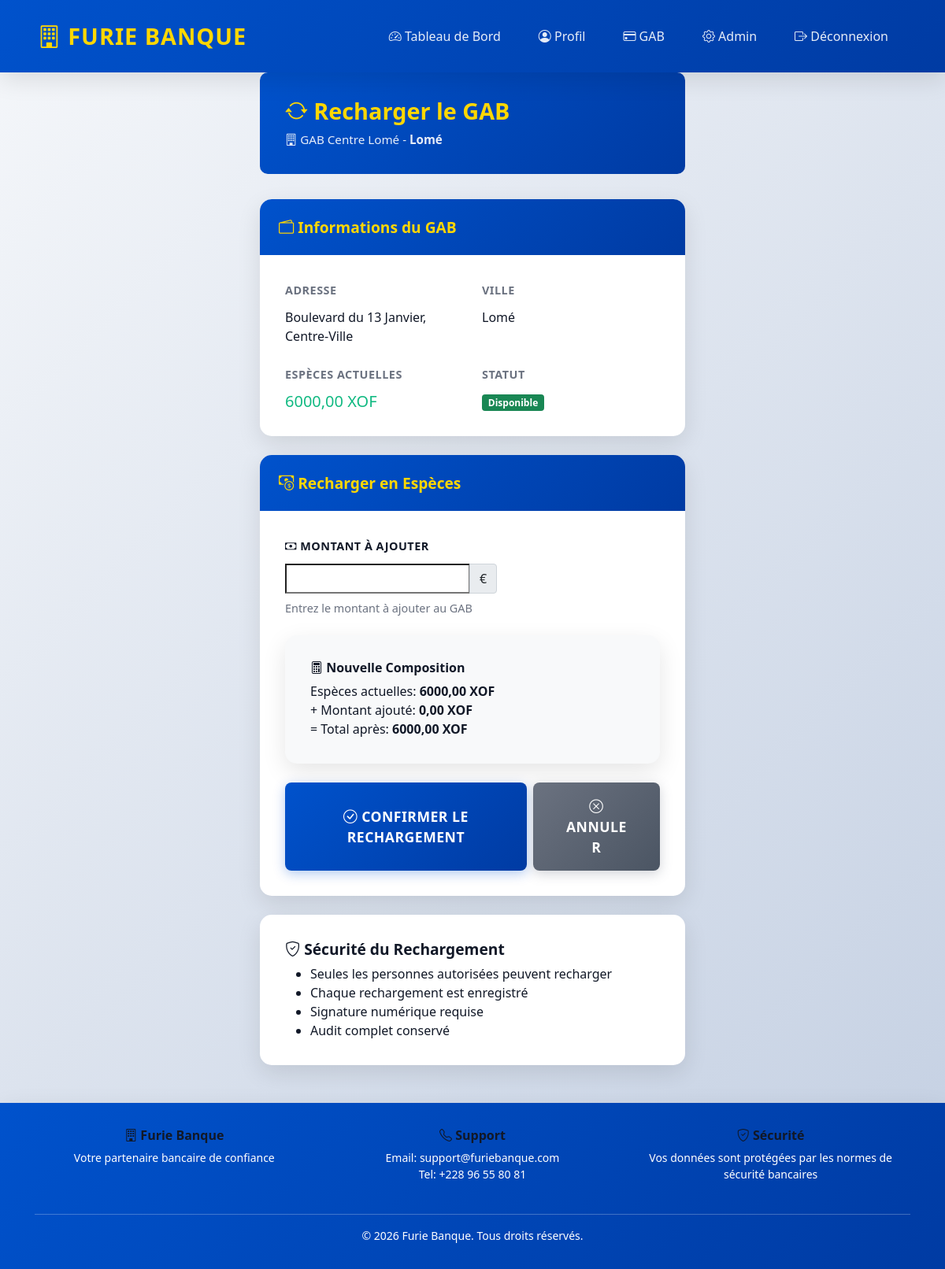
Page /atm/1/restock/ (signed in) on the committed database.
### atm/models.py (models this page shows, shortened)
class ATM(models.Model):
    STATUS_CHOICES = [
        ('available', 'Disponible'),
        ('maintenance', 'En maintenance'),
        ('out_of_service', 'Hors service'),
    ]
    name = models.CharField(max_length=100)
    address = models.TextField()
    city = models.CharField(max_length=100)
    latitude = models.DecimalField(max_digits=9, decimal_places=6, null=True, blank=True)
    longitude = models.DecimalField(max_digits=9, decimal_places=6, null=True, blank=True)
    status = models.CharField(max_length=15, choices=STATUS_CHOICES, default='available')
    cash_available = models.DecimalField(max_digits=15, decimal_places=2, default=Decimal('0.00'))
    max_withdrawal = models.DecimalField(max_digits=10, decimal_places=2, default=Decimal('500.00'))
    created_at = models.DateTimeField(auto_now_add=True)

### atm/views.py (the view)
# urls.py: path('<int:atm_id>/restock/', views.atm_restock, name='atm_restock'),
@login_required
@user_passes_test(lambda u: u.is_staff)
def atm_restock(request, atm_id):
    atm = get_object_or_404(ATM, id=atm_id)
    if request.method == 'POST':
        form = ATMRestockForm(request.POST)
        if form.is_valid():
            amount = form.cleaned_data['amount_added']
            with transaction.atomic():
                atm.cash_available += amount
                atm.save()
                ATMRestock.objects.create(
                    atm=atm,
                    amount_added=amount,
                    restocked_by=request.user.username
                )
            messages.success(request, f'Rechargement de {amount} € effectué.')
            return redirect('atm_list')
    else:
        form = ATMRestockForm()
    return render(request, 'atm/atm_restock.html', {'form': form, 'atm': atm})

### atm/forms.py
class ATMRestockForm(forms.Form):
    amount_added = forms.DecimalField(max_digits=10, decimal_places=2, min_value=0.01, label="Montant ajouté")

### atm/templates/atm/atm_restock.html (shortened to what this page needs)
{% extends 'core/base.html' %}
{% block content %}
<div class="row justify-content-center">
    <div class="col-lg-6">
        <div class="transaction-header">
            <h2><i class="bi bi-arrow-repeat"></i> Recharger le GAB</h2>
            <div class="account-info">
                <i class="bi bi-building"></i> {{ atm.name }} -
                <strong>{{ atm.city }}</strong>
            </div>
        </div>
        <div class="card">
            <div class="card-header">
                <h5 class="mb-0"><i class="bi bi-wallet2"></i> Informations du GAB</h5>
            </div>
            <div class="card-body">
                <div class="row mb-3">
                    <div class="col-sm-6">
                        <div class="mb-2">
                            <label class="form-label text-muted small">Adresse</label>
                            <p class="mb-0">{{ atm.address }}</p>
                        </div>
                    </div>
                    <div class="col-sm-6">
                        <div class="mb-2">
                            <label class="form-label text-muted small">Ville</label>
                            <p class="mb-0">{{ atm.city }}</p>
                        </div>
                    </div>
                </div>
                <div class="row">
                    <div class="col-sm-6">
                        <div class="mb-0">
                            <label class="form-label text-muted small">Espèces Actuelles</label>
                            <p class="mb-0 h5 text-success">{{ atm.cash_available|floatformat:2 }} XOF</p>
                        </div>
                    </div>
                    <div class="col-sm-6">
                        <div class="mb-0">
                            <label class="form-label text-muted small">Statut</label>
                            <p class="mb-0">
                                {% if atm.status == 'available' %}
                                    <span class="badge bg-success">Disponible</span>
                                {% elif atm.status == 'maintenance' %}
                                    <span class="badge bg-warning">En Maintenance</span>
                                {% else %}
                                    <span class="badge bg-danger">Hors Service</span>
                                {% endif %}
                            </p>
                        </div>
                    </div>
                </div>
            </div>
        </div>
        <div class="card mt-4">
            <div class="card-header">
                <h5 class="mb-0"><i class="bi bi-cash-coin"></i> Recharger en Espèces</h5>
            </div>
            <div class="card-body">
                <form method="post">
                    <div class="mb-4">
                        <label for="{{ form.amount_added.id_for_label }}" class="form-label">
                            <i class="bi bi-cash"></i> Montant à Ajouter
                        </label>
                        <div class="input-group">
                            {{ form.amount_added }}
                            <span class="input-group-text">€</span>
                        </div>
                        <div class="form-help-text mt-2">Entrez le montant à ajouter au GAB</div>
                    </div>
                    <div class="card bg-light mb-4">
                        <div class="card-body">
                            <h6 class="card-title"><i class="bi bi-calculator"></i> Nouvelle Composition</h6>
                            <p class="mb-0">
                                Espèces actuelles: <strong>{{ atm.cash_available|floatformat:2 }} XOF</strong><br>
                                + Montant ajouté: <strong id="amount">0,00 XOF</strong><br>
                                = Total après: <strong id="newTotal">{{ atm.cash_available|floatformat:2 }} XOF</strong>
                            </p>
                        </div>
                    </div>
                    <div class="d-flex gap-2">
                        <button type="submit" class="btn btn-primary btn-lg flex-grow-1">
                            <i class="bi bi-check-circle"></i> Confirmer le Rechargement
                        </button>
                        <a href="{% url 'atm_list' %}" class="btn btn-secondary btn-lg">
                            <i class="bi bi-x-circle"></i> Annuler
                        </a>
                    </div>
                </form>
            </div>
        </div>
        <div class="card mt-4">
            <div class="card-body">
                <h5 class="card-title"><i class="bi bi-shield-check"></i> Sécurité du Rechargement</h5>
                <ul class="mb-0">
                    <li>Seules les personnes autorisées peuvent recharger</li>
                    <li>Chaque rechargement est enregistré</li>
                    <li>Signature numérique requise</li>
                    <li>Audit complet conservé</li>
                </ul>
            </div>
        </div>
    </div>
</div>
{% endblock %}

### core/static/css/style.css (style rules this page uses)
:root { --primary: #0052CC; --primary-dark: #003BA3; --secondary: #FFD700; --accent: #00D4FF; --success: #10B981; --danger: #EF4444; --warning: #F59E0B; --dark: #1F2937; --light: #F9FAFB; --white: #FFFFFF; --text: #111827; --text-light: #6B7280; --border: #E5E7EB; --shadow: 0 10px 30px rgba(0, 0, 0, 0.1); --shadow-lg: 0 20px 50px rgba(0, 0, 0, 0.15); }
* { margin: 0; padding: 0; box-sizing: border-box; }
html { scroll-behavior: smooth; }
body { font-family: 'Segoe UI', Tahoma, Geneva, Verdana, sans-serif; color: var(--text); background: linear-gradient(135deg, #f5f7fa 0%, #c3cfe2 100%); min-height: 100vh; background-attachment: fixed; }
.card { border: none; border-radius: 15px; box-shadow: var(--shadow); overflow: hidden; animation: slideUp 0.6s ease-out; transition: all 0.3s ease; background: var(--white); }
.card-header { background: linear-gradient(135deg, var(--primary) 0%, var(--primary-dark) 100%); color: var(--white); border: none; padding: 1.5rem; font-weight: 600; }
.card-header h3, .card-header h4, .card-header h5 { margin: 0; color: var(--secondary); }
.card-body { padding: 2rem; }
.btn { border-radius: 8px; padding: 0.75rem 1.5rem; font-weight: 600; transition: all 0.3s ease; border: none; cursor: pointer; text-transform: uppercase; letter-spacing: 0.5px; position: relative; overflow: hidden; }
.btn::before { content: ''; position: absolute; top: 50%; left: 50%; width: 0; height: 0; border-radius: 50%; background: rgba(255, 255, 255, 0.3); transform: translate(-50%, -50%); transition: width 0.6s, height 0.6s; }
.btn-primary { background: linear-gradient(135deg, var(--primary) 0%, var(--primary-dark) 100%); color: var(--white) !important; box-shadow: 0 4px 15px rgba(0, 82, 204, 0.3); }
.btn-secondary { background: linear-gradient(135deg, #6B7280 0%, #4B5563 100%); color: var(--white) !important; box-shadow: 0 4px 15px rgba(107, 114, 128, 0.3); }
.btn-lg { padding: 1rem 2.5rem; font-size: 1.1rem; }
.form-label { font-weight: 600; color: var(--text); margin-bottom: 0.7rem; text-transform: uppercase; font-size: 0.9rem; letter-spacing: 0.5px; }
input[type="number"] { -moz-appearance: textfield; }
h1, h2, h3, h4, h5, h6 { color: var(--text); font-weight: 700; }
h2 { font-size: 2.2rem; margin-bottom: 1.5rem; color: var(--primary); }
h5 { font-size: 1.2rem; margin-bottom: 0.6rem; }
.form-help-text { font-size: 0.9rem; color: var(--text-light); margin-top: 0.5rem; }
.transaction-header { background: linear-gradient(135deg, var(--primary) 0%, var(--primary-dark) 100%); color: var(--white); padding: 2rem; border-radius: 10px; margin-bottom: 2rem; animation: slideDown 0.6s ease-out; }
.transaction-header h2 { margin: 0; font-size: 1.8rem; color: var(--secondary); }
.transaction-header .account-info { font-size: 0.95rem; opacity: 0.9; margin-top: 0.5rem; }
.text-success { color: var(--success) !important; }
.text-muted { color: var(--text-light) !important; }
.mb-4 { margin-bottom: 2rem; }
.mt-4 { margin-top: 2rem; }
* { transition: background-color 0.3s ease, color 0.3s ease; }

### rows in the picture
ATM: name "GAB Centre Lomé", city "Lomé", address "Boulevard du 13 Janvier, Centre-Ville", cash_available "6000,00"
